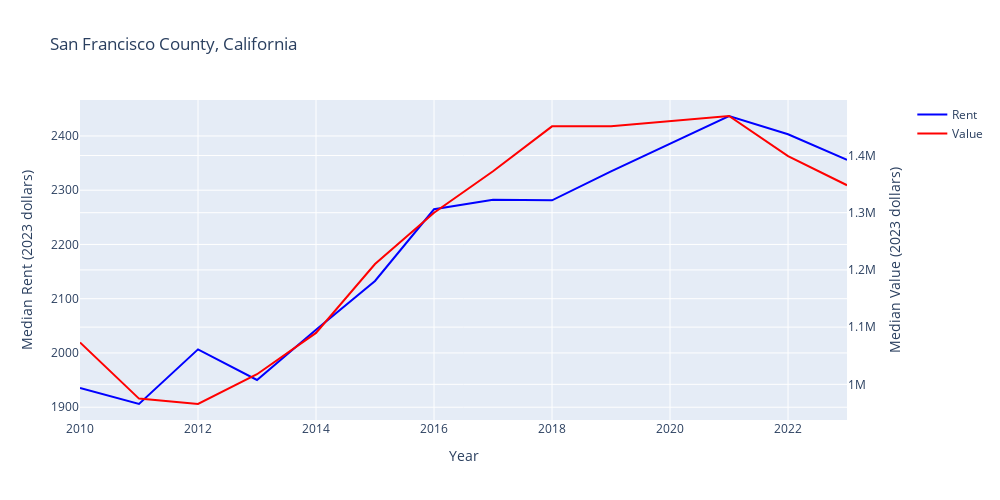
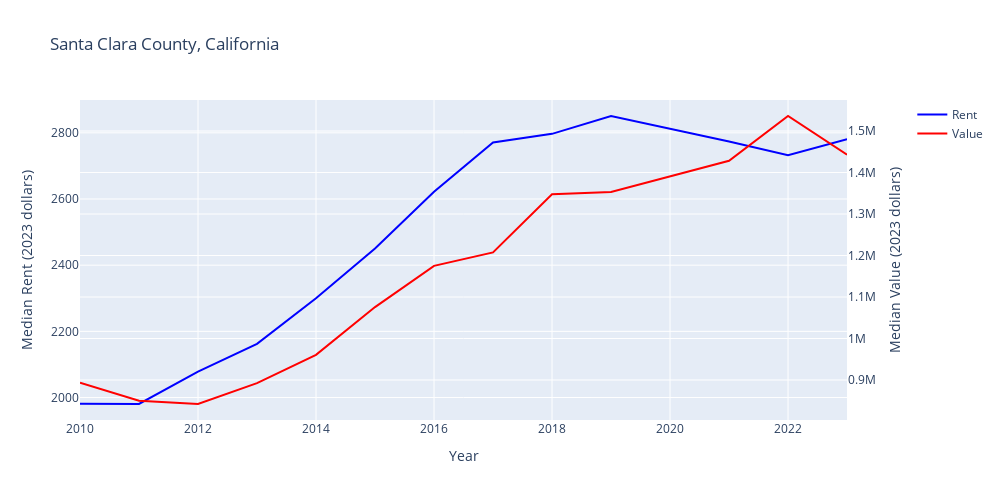
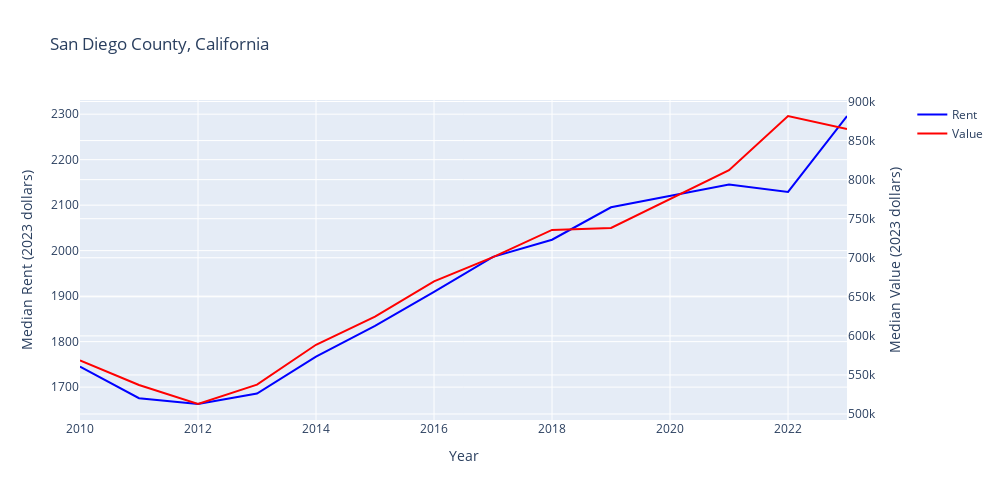
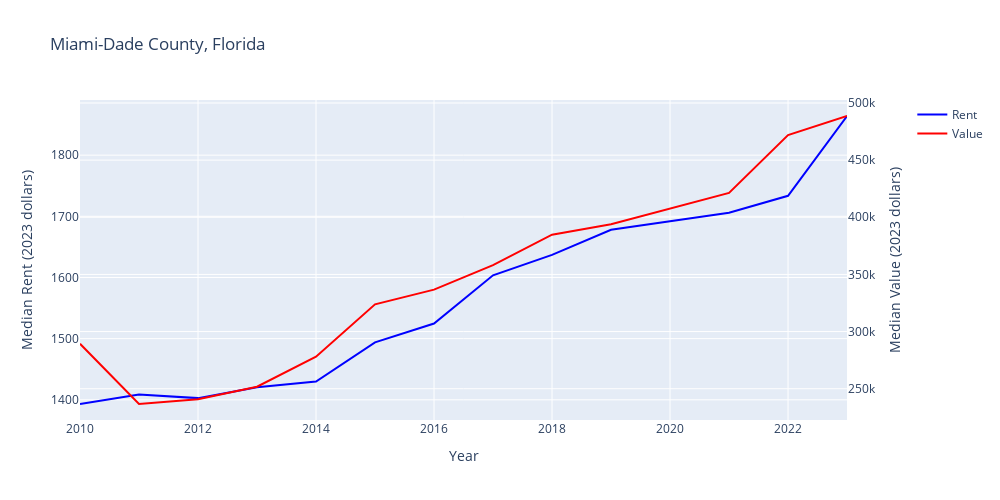

Source (notebook cell) for these figures, in order:
### Code cell
for plot_county in plot_counties:
    df = census_wide.loc[census_wide['Name'] == plot_county].copy()

    # Convert above plot to Plotly showing both lines on independent y axes
    fig = plotly.subplots.make_subplots(specs=[[{"secondary_y": True}]])
    fig.add_trace(go.Scatter(x=df['Year'], y=df['Median Rent ({} dollars)'.format(cpi.LATEST_YEAR)], mode='lines', name='Rent', line=dict(color='blue')), secondary_y=False)
    fig.add_trace(go.Scatter(x=df['Year'], y=df['Median Value ({} dollars)'.format(cpi.LATEST_YEAR)], mode='lines', name='Value', line=dict(color='red')), secondary_y=True)
    fig.update_layout(width=1000, height=500)
    fig.update_xaxes(title_text='Year')
    fig.update_yaxes(title_text='Median Rent ({} dollars)'.format(cpi.LATEST_YEAR), secondary_y=False)
    fig.update_yaxes(title_text='Median Value ({} dollars)'.format(cpi.LATEST_YEAR), secondary_y=True)
    fig.update_layout(title=plot_county)
    fig.show()

### Figure 1 — Plotly figure (JSON) as saved in the notebook; plotly's stock layout.template omitted (floating-point values rounded to 4 significant figures)
{"data": [{"line": {"color": "blue"}, "mode": "lines", "name": "Rent", "type": "scatter", "x": [2010, 2011, 2012, 2013, 2014, 2015, 2016, 2017, 2018, 2019, 2021, 2022, 2023], "xaxis": "x", "y": [1935.0, 1906.0, 2007.0, 1950.0, 2043.0, 2133.0, 2265.0, 2282.0, 2281.0, 2335.0, 2437.0, 2403.0, 2356], "yaxis": "y"}, {"line": {"color": "red"}, "mode": "lines", "name": "Value", "type": "scatter", "x": [2010, 2011, 2012, 2013, 2014, 2015, 2016, 2017, 2018, 2019, 2021, 2022, 2023], "xaxis": "x", "y": [1073000.0, 975000.0, 965600.0, 1018000.0, 1090000.0, 1210000.0, 1300000.0, 1372000.0, 1451000.0, 1451000.0, 1469000.0, 1399000.0, 1348000], "yaxis": "y2"}], "layout": {"height": 500, "title": {"text": "San Francisco County, California"}, "width": 1000, "xaxis": {"anchor": "y", "domain": [0, 0.94], "title": {"text": "Year"}}, "yaxis": {"anchor": "x", "domain": [0, 1], "title": {"text": "Median Rent (2023 dollars)"}}, "yaxis2": {"anchor": "x", "overlaying": "y", "side": "right", "title": {"text": "Median Value (2023 dollars)"}}}}

### Figure 2 — Plotly figure (JSON) as saved in the notebook; plotly's stock layout.template omitted (floating-point values rounded to 4 significant figures)
{"data": [{"line": {"color": "blue"}, "mode": "lines", "name": "Rent", "type": "scatter", "x": [2010, 2011, 2012, 2013, 2014, 2015, 2016, 2017, 2018, 2019, 2021, 2022, 2023], "xaxis": "x", "y": [1981.0, 1980.0, 2078.0, 2162.0, 2300.0, 2450.0, 2622.0, 2771.0, 2797.0, 2851.0, 2774.0, 2732.0, 2781], "yaxis": "y"}, {"line": {"color": "red"}, "mode": "lines", "name": "Value", "type": "scatter", "x": [2010, 2011, 2012, 2013, 2014, 2015, 2016, 2017, 2018, 2019, 2021, 2022, 2023], "xaxis": "x", "y": [893500.0, 849900.0, 842200.0, 892400.0, 960800.0, 1076000.0, 1175000.0, 1207000.0, 1348000.0, 1353000.0, 1428000.0, 1536000.0, 1443100], "yaxis": "y2"}], "layout": {"height": 500, "title": {"text": "Santa Clara County, California"}, "width": 1000, "xaxis": {"anchor": "y", "domain": [0, 0.94], "title": {"text": "Year"}}, "yaxis": {"anchor": "x", "domain": [0, 1], "title": {"text": "Median Rent (2023 dollars)"}}, "yaxis2": {"anchor": "x", "overlaying": "y", "side": "right", "title": {"text": "Median Value (2023 dollars)"}}}}

### Figure 3 — Plotly figure (JSON) as saved in the notebook; plotly's stock layout.template omitted (floating-point values rounded to 4 significant figures)
{"data": [{"line": {"color": "blue"}, "mode": "lines", "name": "Rent", "type": "scatter", "x": [2010, 2011, 2012, 2013, 2014, 2015, 2016, 2017, 2018, 2019, 2021, 2022, 2023], "xaxis": "x", "y": [1745.0, 1676.0, 1663.0, 1686.0, 1767.0, 1835.0, 1909.0, 1986.0, 2024.0, 2095.0, 2146.0, 2129.0, 2296], "yaxis": "y"}, {"line": {"color": "red"}, "mode": "lines", "name": "Value", "type": "scatter", "x": [2010, 2011, 2012, 2013, 2014, 2015, 2016, 2017, 2018, 2019, 2021, 2022, 2023], "xaxis": "x", "y": [568700.0, 537100.0, 512800.0, 537600.0, 588600.0, 624700.0, 669800.0, 700800.0, 735600.0, 738100.0, 812100.0, 881400.0, 864900], "yaxis": "y2"}], "layout": {"height": 500, "title": {"text": "San Diego County, California"}, "width": 1000, "xaxis": {"anchor": "y", "domain": [0, 0.94], "title": {"text": "Year"}}, "yaxis": {"anchor": "x", "domain": [0, 1], "title": {"text": "Median Rent (2023 dollars)"}}, "yaxis2": {"anchor": "x", "overlaying": "y", "side": "right", "title": {"text": "Median Value (2023 dollars)"}}}}

### Figure 4 — Plotly figure (JSON) as saved in the notebook; plotly's stock layout.template omitted (floating-point values rounded to 4 significant figures)
{"data": [{"line": {"color": "blue"}, "mode": "lines", "name": "Rent", "type": "scatter", "x": [2010, 2011, 2012, 2013, 2014, 2015, 2016, 2017, 2018, 2019, 2021, 2022, 2023], "xaxis": "x", "y": [1393.0, 1409.0, 1403.0, 1420.0, 1430.0, 1494.0, 1525.0, 1604.0, 1637.0, 1678.0, 1706.0, 1734.0, 1864], "yaxis": "y"}, {"line": {"color": "red"}, "mode": "lines", "name": "Value", "type": "scatter", "x": [2010, 2011, 2012, 2013, 2014, 2015, 2016, 2017, 2018, 2019, 2021, 2022, 2023], "xaxis": "x", "y": [289400.0, 236600.0, 240900.0, 251800.0, 278000.0, 323800.0, 336700.0, 358100.0, 384800.0, 393900.0, 421300.0, 472000.0, 488600], "yaxis": "y2"}], "layout": {"height": 500, "title": {"text": "Miami-Dade County, Florida"}, "width": 1000, "xaxis": {"anchor": "y", "domain": [0, 0.94], "title": {"text": "Year"}}, "yaxis": {"anchor": "x", "domain": [0, 1], "title": {"text": "Median Rent (2023 dollars)"}}, "yaxis2": {"anchor": "x", "overlaying": "y", "side": "right", "title": {"text": "Median Value (2023 dollars)"}}}}
